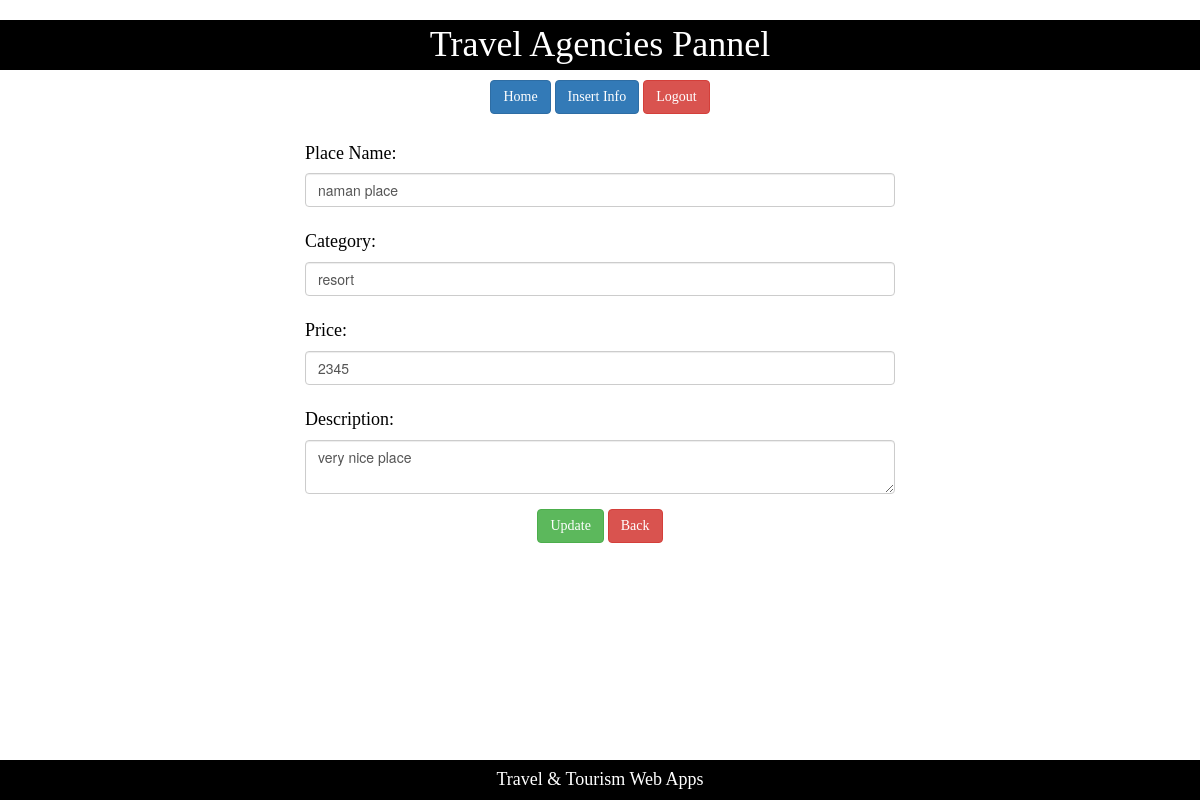
The app's page /updateinfo.php?id=1 with its own data.
### tables this page shows
CREATE TABLE `location_info` (
  `sl` int(11) NOT NULL,
  `place_name` varchar(30) NOT NULL,
  `category` varchar(30) NOT NULL,
  `price` double NOT NULL,
  `description` text NOT NULL
);

### models/db_config.php (called while the page is built, shortened)
<?php
	$db_server="localhost";
	$db_user="root";
	$db_password="";
	$db_name="wt_sp21_f";
	function get($query){
		global $db_server,$db_user,$db_password,$db_name;
		$conn = mysqli_connect($db_server,$db_user,$db_password,$db_name);
		$result = mysqli_query($conn,$query);
		$data=array();
		if(mysqli_num_rows($result) > 0){
			while($row=mysqli_fetch_assoc($result)){
				$data[] = $row;
			}
		}
		return $data;
	}
?>

### controllers/updateinfocontroller.php (called while the page is built, shortened)
<?php require_once 'models/db_config.php';
$description="";
 function getlocation_info($sl){
   	$query="SELECT * from location_info WHERE sl=$sl";
   	$result=get($query);
   	if(count($result)>0)
   		{return $result[0];}
   	return false;
   }
?>

### updateinfo.php (the view, shortened to what this page needs)
<?php include 'locationinfo_header.php';
require_once 'controllers/updateinfoController.php';
require_once 'models/db_config.php';
$sl= $_GET["id"];
$location_info = getlocation_info($sl);
?>
<div class="center">
	<form action ="" method ="post" class="form-horizontal form-material">
		<div class="form-group">
			<h4 class="text">Place Name:</h4>
			<input type="text" name="place_name" placeholder="Place Name" value="<?php echo $location_info ["place_name"];?>" class="form-control">
		</div>
		<div class="form-group">
			<h4 class="text">Category:</h4>
			<input type="text" name="category" placeholder="Category" value="<?php echo $location_info ["category"];?>" class="form-control">
		</div>
		<div class="form-group">
			<h4 class="text">Price:</h4>
			<input type="text" name="price" placeholder="Amount" value="<?php echo $location_info ["price"];?>" class="form-control">
		</div>
		<div class="form-group">
			<h4 class="text">Description:</h4>
			<textarea name="description" value="<?php echo $description;?>" class="form-control"><?php echo $location_info ["description"]?></textarea>
		</div>
		<div class="form-group text-center">
			<input type="submit" name="location_info" class="btn btn-success" value="Update" class="form-control">
			<td><a href="locationinfo.php" class="btn btn-danger">Back</a></td>
		</div>
	</form>
</div>
<?php
		include 'travel_footer.php' ?>

### styles/mystyle.css (style rules this page uses)
body { background-color:white; padding:0px; }
.text { font-family:consolas; color:black; }
.center { margin: 0 auto; width:50% ; padding:20px; }
.btn { font-family:consolas; }

### records on screen
location_info: place_name "naman place", category "resort", price "2345", description "very nice place"
